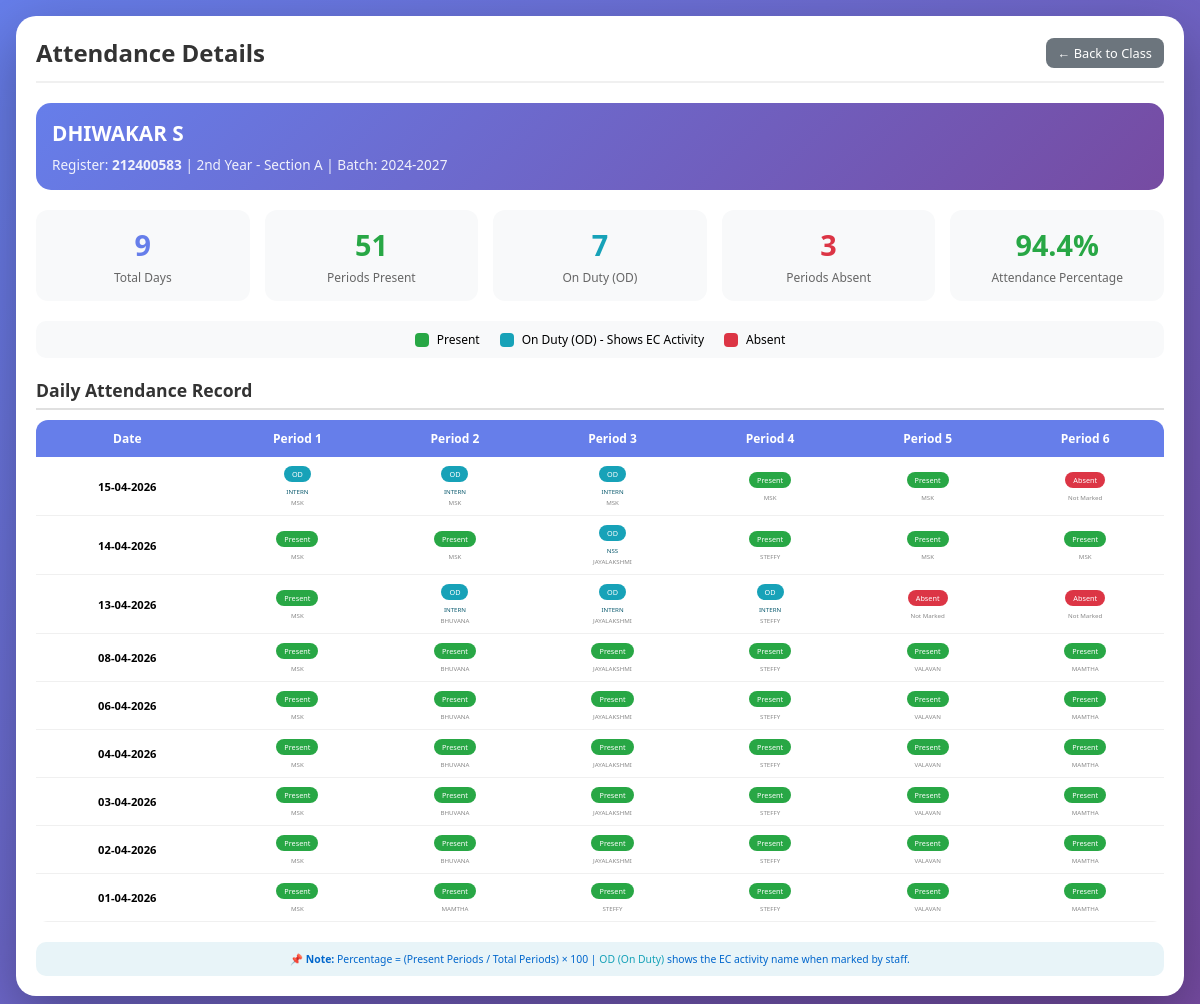
The page /student_attendance_details/6/2nd Year/A (signed in) on the database its author committed.
### app.py (models this page shows, shortened)
class Student(db.Model):
    __tablename__ = 'students'
    id = db.Column(db.Integer, primary_key=True, autoincrement=True)
    register_number = db.Column(db.String(20), unique=True, nullable=False)
    name = db.Column(db.String(100), nullable=False)
    year = db.Column(db.String(20), nullable=False)
    section = db.Column(db.String(1), nullable=False)
    batch = db.Column(db.String(20))
    department_id = db.Column(db.Integer, db.ForeignKey('departments.id'), nullable=False)
    created_at = db.Column(db.DateTime, default=datetime.now)
    attendances = db.relationship('Attendance', backref='student', lazy=True, cascade='all, delete-orphan')

class Attendance(db.Model):
    __tablename__ = 'attendance'
    id = db.Column(db.Integer, primary_key=True, autoincrement=True)
    student_id = db.Column(db.Integer, db.ForeignKey('students.id'), nullable=False)
    date = db.Column(db.Date, nullable=False, default=datetime.now().date)
    period = db.Column(db.Integer, nullable=False)
    status = db.Column(db.String(10), nullable=False)
    subject = db.Column(db.String(100), nullable=True)
    marked_by = db.Column(db.Integer, db.ForeignKey('staff.id'))
    marked_at = db.Column(db.DateTime, default=datetime.now)
    __table_args__ = (db.UniqueConstraint('student_id', 'date', 'period', name='unique_attendance'),)

class Staff(db.Model):
    __tablename__ = 'staff'
    id = db.Column(db.Integer, primary_key=True, autoincrement=True)
    name = db.Column(db.String(100), nullable=False)
    password_hash = db.Column(db.String(200), nullable=False)
    is_department_admin = db.Column(db.Boolean, default=False)
    admin_department_id = db.Column(db.Integer, db.ForeignKey('departments.id'), nullable=True)
    created_at = db.Column(db.DateTime, default=datetime.now)
    subjects = db.relationship('StaffSubject', backref='staff', lazy=True, cascade='all, delete-orphan')

### app.py (the view)
@app.route('/student_attendance_details/<int:student_id>/<year>/<section>')
def student_attendance_details(student_id, year, section):
    role = session.get('role')
    if role not in ['dept_admin', 'dept_admin_viewer']:
        return redirect(url_for('index'))
    student = Student.query.get_or_404(student_id)
    records = Attendance.query.filter_by(student_id=student_id).order_by(
        Attendance.date.desc(),
        Attendance.period
    ).all()
    od_activities = Extracurricular.query.filter(
        Extracurricular.student_id == student_id,
        Extracurricular.notes.like('OD_%')
    ).all()
    od_info = {}
    for od in od_activities:
        activity_name = od.notes.replace('OD_', '')
        period_found = None
        if '_period_' in od.notes:
            try:
                period_part = od.notes.split('_period_')[1]
                period_found = int(period_part)
                activity_name = activity_name.split('_period_')[0]
            except:
                pass
        if period_found:
            key = f"{od.activity_date}_{period_found}"
            od_info[key] = {
                'activity_name': activity_name,
                'activity_type': od.activity_type.name if od.activity_type else 'General'
            }
    from collections import defaultdict
    daily_attendance = defaultdict(dict)
    for record in records:
        staff = db.session.get(Staff, record.marked_by)
        record.marked_by_name = staff.name if staff else 'System'
        od_key = f"{record.date}_{record.period}"
        record.is_od = od_key in od_info
        record.od_activity_name = od_info[od_key]['activity_name'] if record.is_od else ''
        daily_attendance[record.date][record.period] = record
    for date in list(daily_attendance.keys()):
        for period in range(1, 7):
            if period not in daily_attendance[date]:
                virtual_record = type('obj', (object,), {
                    'status': 'absent',
                    'marked_by_name': 'Not Marked',
                    'is_od': False,
                    'od_activity_name': ''
                })
                daily_attendance[date][period] = virtual_record
    total_periods, present_periods, od_periods, absent_periods, percentage = calculate_student_attendance(student_id)
    total_days = len(daily_attendance)
    return render_template('student_attendance_details.html',
                         student=student,
                         year=year,
                         section=section,
                         daily_attendance=dict(daily_attendance),
                         total_days=total_days,
                         present=present_periods,
                         absent=absent_periods,
                         od=od_periods,
                         percentage=percentage)

### app.py (called while the page is built)
@app.context_processor
def inject_datetime():
    return {'datetime': datetime}

### templates/student_attendance_details.html (shortened to what this page needs)
<!DOCTYPE html>
<html lang="en">
<head>
</head>
<body>
    <div class="container">
        <div class="header">
            <h1>Attendance Details</h1>
            <a href="{{ url_for('view_class', year=year, section=section) }}" class="btn-secondary">← Back to Class</a>
        </div>
        <div class="student-info">
            <h2>{{ student.name }}</h2>
            <p>Register: <strong>{{ student.register_number }}</strong> | {{ year }} - Section {{ section }} | Batch: {{ student.batch }}</p>
        </div>
        <div class="stats-container">
            <div class="stat-card">
                <h3 class="total">{{ total_days }}</h3>
                <p>Total Days</p>
            </div>
            <div class="stat-card">
                <h3 class="present">{{ present }}</h3>
                <p>Periods Present</p>
            </div>
            <div class="stat-card">
                <h3 class="od">{{ od }}</h3>
                <p>On Duty (OD)</p>
            </div>
            <div class="stat-card">
                <h3 class="absent">{{ absent }}</h3>
                <p>Periods Absent</p>
            </div>
            <div class="stat-card">
                <h3 style="color: #28a745;">{{ percentage }}%</h3>
                <p>Attendance Percentage</p>
            </div>
        </div>
        <div class="legend">
            <div class="legend-item">
                <div class="legend-color present"></div>
                <span>Present</span>
            </div>
            <div class="legend-item">
                <div class="legend-color od"></div>
                <span>On Duty (OD) - Shows EC Activity</span>
            </div>
            <div class="legend-item">
                <div class="legend-color absent"></div>
                <span>Absent</span>
            </div>
        </div>
        <h3 class="section-title">Daily Attendance Record</h3>
        <div class="table-wrapper">
            {% if daily_attendance and daily_attendance|length > 0 %}
            <table>
                <thead>
                    <tr>
                        <th>Date</th>
                        <th>Period 1</th>
                        <th>Period 2</th>
                        <th>Period 3</th>
                        <th>Period 4</th>
                        <th>Period 5</th>
                        <th>Period 6</th>
                    </tr>
                </thead>
                <tbody>
                    {% for date_str, periods in daily_attendance.items() %}
                    <tr>
                        <td><strong>{{ date_str.strftime('%d-%m-%Y') if date_str is not string else date_str }}</strong></td>
                        {% for period in range(1, 7) %}
                        <td>
                            {% set record = periods.get(period) %}
                            {% if record %}
                                {% if record.status == 'present' %}
                                    {% if record.is_od %}
                                    <span class="od-badge">OD</span>
                                    {% if record.od_activity_name %}
                                    <span class="od-activity-name">{{ record.od_activity_name }}</span>
                                    {% endif %}
                                    <span class="staff-name">{{ record.marked_by_name }}</span>
                                    {% else %}
                                    <span class="present-badge">Present</span>
                                    <span class="staff-name">{{ record.marked_by_name }}</span>
                                    {% endif %}
                                {% elif record.status == 'absent' %}
                                    <span class="absent-badge">Absent</span>
                                    <span class="staff-name">{{ record.marked_by_name }}</span>
                                {% else %}
                                    <span class="absent-badge">Absent</span>
                                    <span class="staff-name">Not Marked</span>
                                {% endif %}
                            {% else %}
                                <span class="absent-badge">Absent</span>
                                <span class="staff-name">Not Marked</span>
                            {% endif %}
                        </td>
                        {% endfor %}
                    </tr>
                    {% endfor %}
                </tbody>
            </table>
            {% else %}
            <div class="empty-state">
                <p>📭 No attendance records found for this student.</p>
                <p style="margin-top: 8px; font-size: 0.8em;">Start marking attendance to see records here.</p>
            </div>
            {% endif %}
        </div>
        <div class="info-note">
            <strong>📌 Note:</strong> Percentage = (Present Periods / Total Periods) × 100 |
            <span style="color:#17a2b8;">OD (On Duty)</span> shows the EC activity name when marked by staff.
        </div>
    </div>
</body>
</html>

### templates/student_attendance_details.html (style rules this page uses)
* { margin: 0; padding: 0; box-sizing: border-box; font-family: 'Segoe UI', Tahoma, Geneva, Verdana, sans-serif; }
body { background: linear-gradient(135deg, #667eea 0%, #764ba2 100%); min-height: 100vh; padding: 16px; }
.container { background: white; border-radius: 20px; box-shadow: 0 20px 60px rgba(0,0,0,0.3); max-width: 1400px; margin: 0 auto; padding: 20px; }
.header { display: flex; justify-content: space-between; align-items: center; margin-bottom: 20px; padding-bottom: 12px; border-bottom: 2px solid #f0f0f0; flex-wrap: wrap; gap: 12px; }
.header h1 { font-size: 1.5em; color: #333; }
.student-info { background: linear-gradient(135deg, #667eea 0%, #764ba2 100%); color: white; padding: 16px; border-radius: 15px; margin-bottom: 20px; }
.student-info h2 { font-size: 1.3em; margin-bottom: 8px; }
.student-info p { font-size: 0.85em; opacity: 0.9; }
.stats-container { display: grid; grid-template-columns: repeat(5, 1fr); gap: 15px; margin-bottom: 20px; }
.stat-card { background: #f8f9fa; padding: 15px; border-radius: 12px; text-align: center; }
.stat-card h3 { font-size: 1.8em; margin-bottom: 5px; }
.stat-card p { color: #666; font-size: 0.75em; }
.present { color: #28a745; }
.absent { color: #dc3545; }
.od { color: #17a2b8; }
.total { color: #667eea; }
.legend { display: flex; gap: 20px; margin-bottom: 20px; padding: 10px 15px; background: #f8f9fa; border-radius: 10px; flex-wrap: wrap; justify-content: center; }
.legend-item { display: flex; align-items: center; gap: 8px; font-size: 0.75em; }
.legend-color { width: 14px; height: 14px; border-radius: 4px; }
.legend-color.present { background: #28a745; }
.legend-color.absent { background: #dc3545; }
.legend-color.od { background: #17a2b8; }
.section-title { margin: 15px 0 10px; padding-bottom: 6px; border-bottom: 2px solid #e0e0e0; font-size: 1.1em; color: #333; }
.table-wrapper { overflow-x: auto; border-radius: 12px; }
table { width: 100%; border-collapse: collapse; background: white; min-width: 600px; }
th { background: #667eea; color: white; padding: 10px 6px; text-align: center; font-size: 0.75em; font-weight: 600; }
td { padding: 8px 6px; text-align: center; border-bottom: 1px solid #f0f0f0; font-size: 0.7em; }
.present-badge { display: inline-block; background: #28a745; color: white; padding: 3px 8px; border-radius: 20px; font-size: 0.65em; margin-bottom: 3px; }
.absent-badge { display: inline-block; background: #dc3545; color: white; padding: 3px 8px; border-radius: 20px; font-size: 0.65em; margin-bottom: 3px; }
.od-badge { display: inline-block; background: #17a2b8; color: white; padding: 3px 8px; border-radius: 20px; font-size: 0.65em; margin-bottom: 3px; }
.od-activity-name { display: block; font-size: 0.55em; color: #0a5a6e; margin-top: 2px; font-weight: normal; }
.staff-name { display: block; font-size: 0.55em; color: #888; margin-top: 2px; }
.btn-secondary { background: #6c757d; color: white; padding: 6px 12px; text-decoration: none; border-radius: 8px; font-size: 0.8em; transition: all 0.2s; }
.info-note { margin-top: 20px; padding: 10px; background: #e8f4f8; border-radius: 10px; text-align: center; font-size: 0.65em; color: #0066cc; }

### rows shown on the page
Student: name "DHIWAKAR S", register_number "212400583", year "2nd Year", batch "2024-2027"
Attendance: date "15-04-2026"
Staff: marked_by_name "MSK"
Attendance: date "14-04-2026"
Staff: marked_by_name "STEFFY"
Attendance: date "13-04-2026"
Attendance: date "08-04-2026"
Staff: marked_by_name "BHUVANA"
Staff: marked_by_name "JAYALAKSHMI"
Staff: marked_by_name "VALAVAN"
Staff: marked_by_name "MAMTHA"
Attendance: date "06-04-2026"
Attendance: date "04-04-2026"
Attendance: date "03-04-2026"
Attendance: date "02-04-2026"
Attendance: date "01-04-2026"

### other values the page prints
{{ section }} "A"
{{ total_days }} "9"
{{ present }} "51"
{{ od }} "7"
{{ absent }} "3"
{{ percentage }} "94.4"
{{ record.od_activity_name }} "INTERN" "INTERN" "INTERN" "NSS" "INTERN" "INTERN" "INTERN"
{{ record.marked_by_name }} "MSK" "MSK" "MSK" "JAYALAKSHMI" "BHUVANA" "JAYALAKSHMI" "STEFFY"
{{ record.marked_by_name }} "Not Marked" "Not Marked" "Not Marked"
